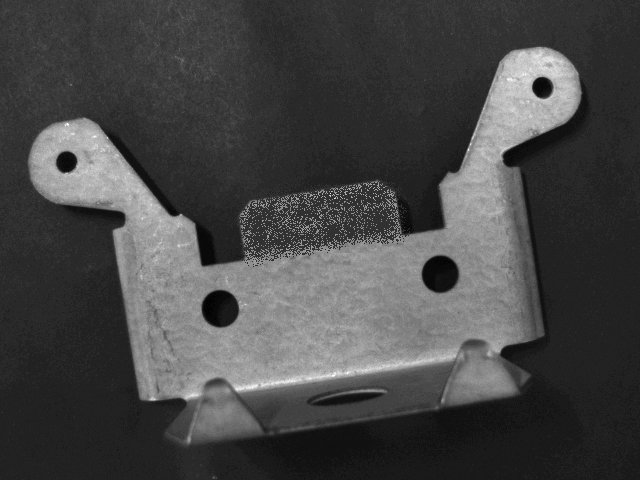
#> input picture Images/12 Tab Defect.bmp, 640 x 480 px
$ python 'Create ROI.py'
#> lines starting #> are read from the running program, lines starting #| are printed output that depends on the picture; after the words box and inside, x2 and y2 are one past the last pixel; in counts of white or black regions, pixels touching at a corner belong together; long printed decimals are rounded
import cv2
import numpy as np
import math

arrow_length = 50
img = cv2.imread("../Images/12 Tab Defect.bmp")
#> img is the input picture: shape (480, 640, 3); min 1, max 251, mean 70.4
# x, y, w, h = 200, 260, 60, 60
# roi = img[y:y+h, x:x+w]
# Ta có y đứng trước là ảnh là mảng NumPy, img là kiểu dữ liệu NumPy
# Ta có x được mặc định là hàng, y được mặc định là cột
# cv2.rectangle(img, (x, y), (x+w, y+h), (0, 255, 0), 2)
img_gray = cv2.cvtColor(img, cv2.COLOR_BGR2GRAY)
img_blur = cv2.GaussianBlur(img_gray, (5, 5), 0)
retval, img_binary = cv2.threshold(img_blur, 80, 255, cv2.THRESH_BINARY)
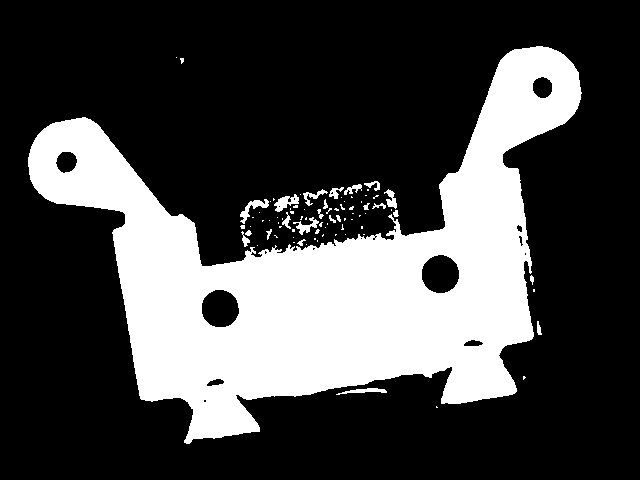
#> img_binary: shape (480, 640); 27.7% white; 83 white regions (59 under 20 px)
contours, hierachy = cv2.findContours(img_binary, cv2.RETR_TREE, cv2.CHAIN_APPROX_SIMPLE)
#> contours = 102 contours, 79 with area under 20; largest, box (x1, y1, x2, y2) and area: (28, 46, 582, 444) 85190, (421, 254, 460, 294) 1163, (201, 289, 240, 328) 1144, (55, 151, 78, 174) 362, (532, 76, 553, 99) 346
print(f"Số lượng contours : {len(contours)}")
#| Số lượng contours : 102
# cv2.drawContours(img, contours, -1, (0, 255, 0), 3)
for contour in contours:
    if cv2.contourArea(contour) < 3000:
        continue
    # Nếu nhỏ hơn ngưỡng này thì nó sẽ bỏ qua contour hiện tại
    # Và quay lại đầu vòng for để xử lý contour tiếp theo
    M = cv2.moments(contour)
    Cx = int(M['m10']/M['m00'])
    Cy = int(M['m01']/M['m00'])
    print(f"Center of mass : ({Cx}, {Cy})")
    cv2.circle(img, (Cx, Cy), 2, (255, 0, 0), 2)
    min_rect = cv2.minAreaRect(contour) # Trả về kiểu tuple ([x, y], [width, height], angle)
    angle = int(min_rect[2])
    print(f"Góc angle : {angle}")
    print(f"Chiều rộng : {min_rect[1][0]}")
    print(f"Chiều cao : {min_rect[1][1]}")
    if min_rect[1][0] > min_rect[1][1]:
    # Chúng ra sẽ chuẩn hóa nếu w > h hay w < h thì đều tính theo trục Y của object so với trục X
        angle = angle + 90
    print(f"Tâm hình chữ nhật : ({min_rect[0][0]}, {min_rect[0][1]})")
    print(f"Kích thước hình chữ nhật : ({min_rect[1][0]}, {min_rect[1][1]})")
    print(f"Góc xoay : {angle}")
    rect_box = cv2.boxPoints(min_rect) # Trả về kiểu numpy array
    # Hàm này sẽ chuyển đổi thông tin đó thành danh sách 4 điểm cụ thể để bạn có thể vẽ
    rect_box_int = np.int32(rect_box)
    cv2.drawContours(img, [rect_box_int], 0, (0, 255, 0), 2)
    cv2.putText(img, f"Angle : {angle} Deg", (Cx, Cy - 40), cv2.FONT_HERSHEY_SIMPLEX, 0.7, (0, 0, 255), 2, cv2.LINE_AA)
    cv2.putText(img, f"X : {Cx}, Y : {Cy}", (Cx, Cy-10), cv2.FONT_HERSHEY_SIMPLEX, 0.7, (0, 0, 255), 2, cv2.LINE_AA)
    Cx_angle_arrow_line_right_x = int(Cx + (arrow_length * math.cos(math.radians(angle))))
    Cy_angle_arrow_line_right_y = int(Cy + (arrow_length * math.sin(math.radians(angle))))
    Cx_angle_arrow_line_left_x = int(Cx - (arrow_length * math.cos(math.radians(90 - angle))))
    Cy_angle_arrow_line_left_y = int(Cy + (arrow_length * math.sin(math.radians(90 - angle))))
    print(Cx_angle_arrow_line_right_x)
    print(Cy_angle_arrow_line_right_y)
    print(Cx_angle_arrow_line_left_x)
    print(Cy_angle_arrow_line_left_y)
    cv2.arrowedLine(img, (Cx, Cy), (Cx_angle_arrow_line_right_x, Cy_angle_arrow_line_right_y), (0, 255, 0), 2)
    cv2.arrowedLine(img, (Cx, Cy), (Cx_angle_arrow_line_left_x, Cy_angle_arrow_line_left_y), (0, 255, 0), 2)
    # roi_resized = cv2.resize(roi, (300, 200), interpolation=cv2.INTER_LINEAR)
    # Tìm tâm của ROI
    BA = 107 # Này là chúng ta tự xác định sao đó từ cái này tính ra góc beta rồi tính BA, BC theo góc beta
    BC = 22 # Vì khi nó xoay là tọa độ của tâm ROI so với hệ tọa độ là đã thay đổi rồi nên cần tính theo góc
    # Cx_roi = Cx - BA # Tâm ROI so với tâm của vật thể, tọa độ góc dùng để dò tâm ROI
    # Cy_roi = Cy + BC # Tâm ROI so với tâm của vật thể, tọa độ góc dùng để dò tâm ROI
    beta = math.degrees(math.atan((BC / BA)))
    AC_length = math.sqrt((BC * BC) + (BA * BA))
    alpha = 90 - beta
    BA_length = AC_length * math.cos(math.radians(180 - alpha - angle))
    BC_length = AC_length * math.sin(math.radians(180 - alpha - angle))
    Xcenter_ROI = Cx - BA_length
    Ycenter_ROI = Cy + BC_length
    # Các hàm lượng giác đều luôn nhận góc vào theo đơn vị radian
    # cv2.circle(img, (Cx_roi, Cy_roi), 5, (0, 0, 255), -1) # Dùng để dò tâm ROI
    cv2.circle(img, (int(Xcenter_ROI), int(Ycenter_ROI)), 5, (0, 0, 255), -1)
    # Tính và vẽ hình chữ nhật vùng ROI (xoay theo góc)
    width_ROI = 50
    height_ROI = 50
    roi_rect = ((Xcenter_ROI, Ycenter_ROI), (width_ROI, height_ROI), angle)
    roi_box = cv2.boxPoints(roi_rect) # Hàm này dùng để lấy ra 4 đỉnh của hình chữ nhật
    roi_box_int = np.int32(roi_box) # Chuyển đổi thành kiểu dữ liệu integer
    cv2.drawContours(img, [roi_box_int], 0, (0, 255, 0), 2)
    # Bọc roi_box_int vì hàm vẽ contour yêu cầu mảng điểm ở dươi dạng list
    # Hiển thị vùng ROI thành 1 vùng tách riêng biệt
    roi_crop = img[int(Ycenter_ROI) - (height_ROI // 2):int(Ycenter_ROI) + (height_ROI // 2), int(Xcenter_ROI) - (width_ROI // 2):int(Xcenter_ROI) + (width_ROI // 2)]
    roi_crop_resized = cv2.resize(roi_crop, (300, 200), interpolation=cv2.INTER_LINEAR)
    # Chuyển đổi ảnh vùng ROI thành ảnh nhị phân
    roi_gray = cv2.cvtColor(roi_crop_resized, cv2.COLOR_BGR2GRAY)
    roi_blur = cv2.GaussianBlur(roi_gray, (5, 5), 0)
    retval, roi_binary = cv2.threshold(roi_blur, 80, 255, cv2.THRESH_BINARY_INV)
    # Kiểm tra contour trong hình ảnh
    contours, hirachy = cv2.findContours(roi_binary, cv2.RETR_TREE, cv2.CHAIN_APPROX_SIMPLE)
    if len(contours) > 0:
        cv2.putText(img, "OK", (10, 30), cv2.FONT_HERSHEY_SIMPLEX, 1, (0, 255, 0), 2)
    else:
        cv2.putText(img, "NO", (10, 30), cv2.FONT_HERSHEY_SIMPLEX, 1, (0, 0, 255), 2)
    # Hiển thị hình ảnh
    cv2.imshow('Binary Image', img_binary)
    cv2.imshow('Original Image', img)
    cv2.imshow("ROI Image", roi_binary)
#> this loop made 102 passes
#> (Cx, Cy, angle) on pass 87: (325, 273, 82)
#> contour on passes 1, 3, 5, 7, 8, 9: [[436, 406], [436, 407], [437, 407]], [[523, 376], [523, 379], [525, 377], [524, 376]], [[533, 289], [533, 291], [534, 291], [534, 289]], [[257, 245]], [[306, 244]], [[293, 242], [294, 242]]
#| Center of mass : (325, 273)
#| Góc angle : -8
#| Chiều rộng : 558.183
#| Chiều cao : 341.298
#| Tâm hình chữ nhật : (323.758, 251.696)
#| Kích thước hình chữ nhật : (558.183, 341.298)
#| Góc xoay : 82
#| 331
#| 322
#| 275
#> (further printed lines are left out)
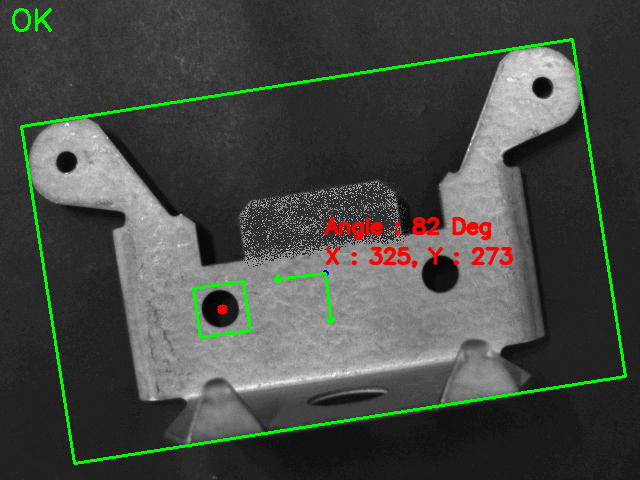
#> img: shape (480, 640, 3); 3.35% of pixels changed, all inside (x1, y1, x2, y2) = (12, 8, 627, 465)
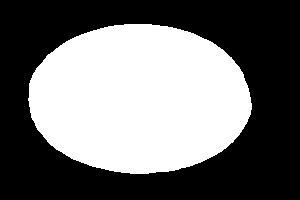
#> roi_binary: shape (200, 300); 43.9% white; 1 white region, box (x1, y1, x2, y2) and area: (28, 24, 252, 174) 26346
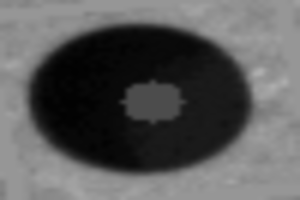
#> roi_blur: shape (200, 300); min 2, max 174, mean 90
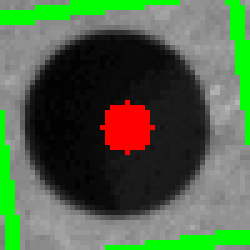
#> roi_crop: shape (50, 50, 3) (shown 5 times larger); mean B, G, R 70.9, 99.4, 79.2
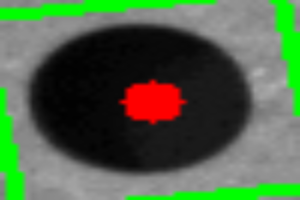
#> roi_crop_resized: shape (200, 300, 3); mean B, G, R 70.9, 99.3, 79.1
if cv2.waitKey(0) & 0xff == ord('q'):
#> (key q is pressed here)
    cv2.destroyAllWindows()
print("Done")

"""
Ta có interpolation là phương pháp nội suy ảnh để giảm kích thước ảnh hay phóng to ảnh
cv2.INTER_AREA : Thường được khuyên dùng khi thu nhỏ ảnh để tránh hiện tượng răng cưa.
cv2.INTER_CUBIC hoặc cv2.INTER_LINEAR : Tốt cho việc phóng to ảnh.
INTER_CUBIC cho chất lượng cao hơn nhưng chậm hơn một chút.
INTER_LINEAR là lựa chọn mặc định, cân bằng giữa tốc độ và chất lượng.
cv2.INTER_NEAREST : Nhanh nhất nhưng cho chất lượng thấp nhất, thường tạo ra ảnh bị khối vuông
"""

$ run again, with Images/08 Tab Defect.bmp copied over Images/12 Tab Defect.bmp
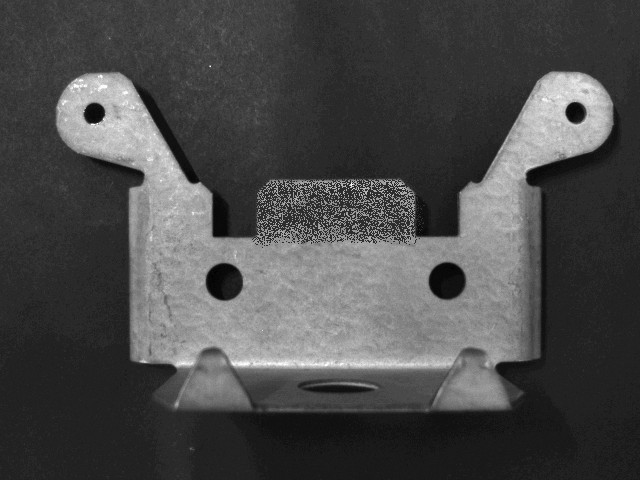
#> input picture Images/08 Tab Defect.bmp, 640 x 480 px
#> img is the input picture: shape (480, 640, 3); min 0, max 255, mean 74
#> `retval, img_binary = cv2.threshold(img_blur, 80, 255, cv2.THRESH_BINARY)`:
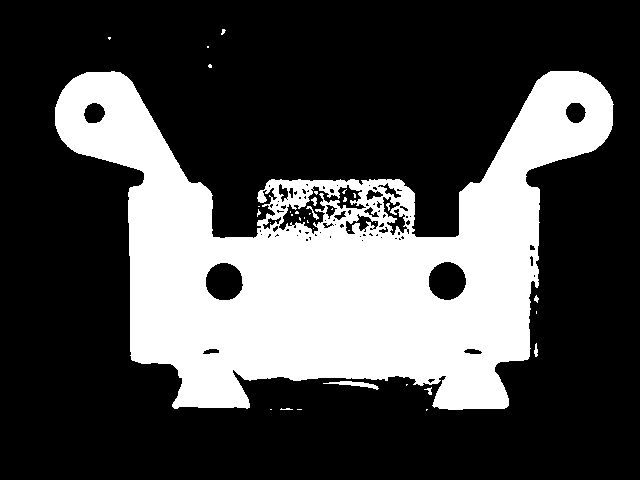
#> img_binary: shape (480, 640); 29% white; 36 white regions (29 under 20 px)
#> `contours, hierachy = cv2.findContours(img_binary, cv2.RETR_TREE, cv2.C..`: contours = 124 contours, 93 with area under 20; largest, box (x1, y1, x2, y2) and area: (55, 71, 614, 410) 93458, (278, 184, 367, 235) 1590, (428, 261, 467, 301) 1153, (205, 262, 244, 301) 1136, (382, 196, 408, 236) 444
#| Số lượng contours : 124
#> the loop `for contour in contours:` made 124 passes
#> contour on passes 1, 2, 3, 6, 9, 12, 22, 26: [[426, 409], [426, 410], [427, 409]], [[297, 409], [301, 409]], [[270, 409], [271, 409]], [[406, 384], [406, 385], [407, 384]], [[536, 311], [536, 313]], [[258, 206], [259, 206]], [[361, 240], [362, 239], [363, 240], [362, 241]], [[380, 237], [381, 236], [382, 237], [381, 238]]
#> (printed output is left out)
#> after the loop `for contour in contours:`:
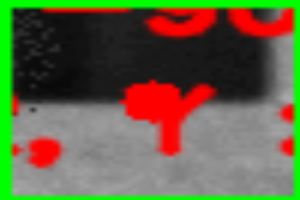
#> roi_crop_resized: shape (200, 300, 3); mean B, G, R 68.2, 97.9, 100.5

$ run again, with Images/10 Tab Defect.bmp copied over Images/12 Tab Defect.bmp
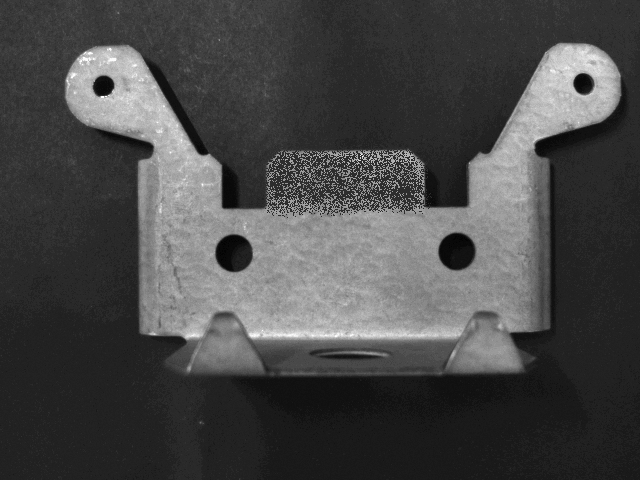
#> input picture Images/10 Tab Defect.bmp, 640 x 480 px
#> img is the input picture: shape (480, 640, 3); min 2, max 255, mean 71.8
#> `retval, img_binary = cv2.threshold(img_blur, 80, 255, cv2.THRESH_BINARY)`:
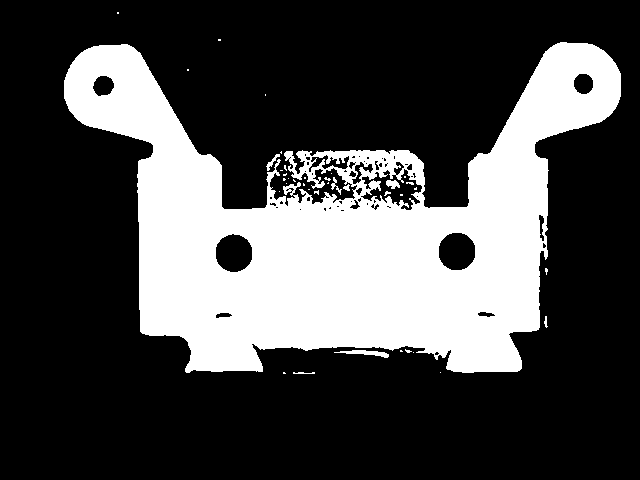
#> img_binary: shape (480, 640); 28.4% white; 39 white regions (31 under 20 px)
#> `contours, hierachy = cv2.findContours(img_binary, cv2.RETR_TREE, cv2.C..`: contours = 104 contours, 81 with area under 20; largest, box (x1, y1, x2, y2) and area: (64, 42, 621, 373) 90334, (360, 168, 423, 211) 1369, (215, 233, 253, 273) 1140, (438, 232, 476, 271) 1138, (308, 154, 350, 173) 352
#| Số lượng contours : 104
#> the loop `for contour in contours:` made 104 passes
#> (Cx, Cy, min_rect, angle, rect_box_int, Cx_angle_arrow_line_right_x, Cy_angle_arrow_line_right_y, Cx_angle_arrow_line_left_x) on pass 31: (342, 229, ((342.6, 207.8), (556.1, 329.6), -0.261), 90, [[65, 373], [63, 44], [619, 41], [621, 371]], 342, 279, 292)
#> (printed output is left out)
#> after the loop `for contour in contours:`:
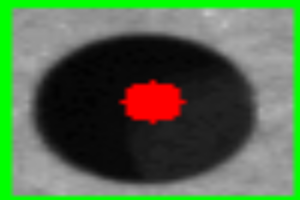
#> roi_crop_resized: shape (200, 300, 3); mean B, G, R 74.6, 104.3, 82.9
